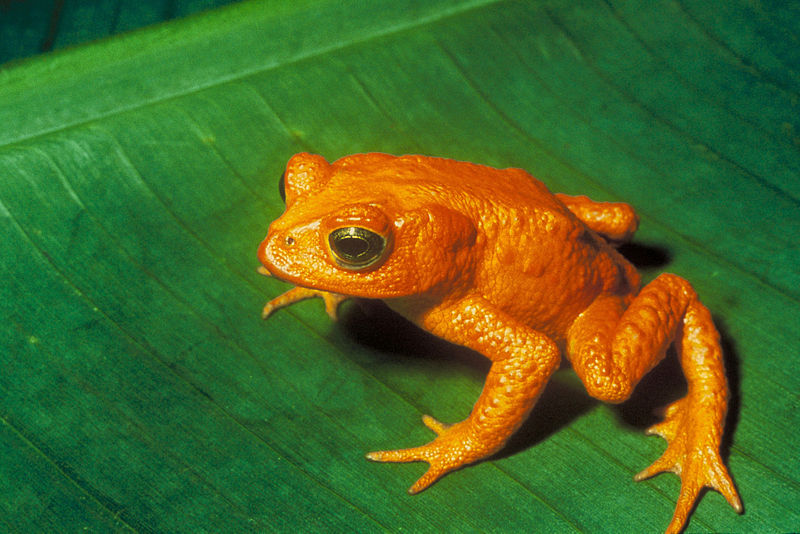
#> input picture data/testimage/frog.jpg, 800 x 534 px
$ python augmenter.py
#> lines starting #> are read from the running program, lines starting #| are printed output that depends on the picture
import numpy as np
import random
from skimage.util import random_noise
from scipy.ndimage import imread
from scipy.ndimage.filters import gaussian_filter
from skimage import exposure, transform
import matplotlib.pyplot as plt
from scipy.ndimage.interpolation import rotate as rot
import time
from scipy.ndimage.interpolation import map_coordinates
import keras
import cv2
import keras.backend as K
from keras.preprocessing.image import ImageDataGenerator
import PIL
from PIL import Image

class fliplr(object):

    def __init__(self):
        self.flip = False

    def augment(self, image, label=None):
        if label is not None:
            if self.flip:
                return np.fliplr(image), np.fliplr(label)
        if self.flip:
            return np.fliplr(image), None
        return image, None


    def randomize(self):
        self.flip = random.randint(0,1) == 1

class gauss_noise(object):

    def __init__(self):
        pass

    def augment(self, image, label=None):
        return random_noise(image), label

    def randomize(self):
        pass

class rotator(object):

    # [10 lines left out: functions __init__, augment, not called in this run]

    def randomize(self):
        self.angle = np.random.uniform(-self.max_angle, self.max_angle)
        self.angle *= np.random.choice(self.directions)

class blur(object):

    def __init__(self, interval):
        self.interval = interval
        self.sigma = None

    def augment(self, image, label=None):
        return gaussian_filter(image, (0.0, self.sigma , self.sigma)), label

    def randomize(self):
        self.sigma = np.random.uniform(-self.interval, self.interval)

class gamma_correct(object):

    def __init__(self):
        self.gamma = None

    def augment(self, image, label=None):
        return exposure.adjust_gamma(image, self.gamma), label

    def randomize(self):
        self.gamma = np.random.uniform(.8, 1.2)


class elastic_transform(object):

    def __init__(self, alpha, sigma):
        self.alpha = alpha
        self.sigma = sigma

    # [15 lines left out: function augment, not called in this run]

    def randomize(self):
        pass


class random_zooms(object):

    def __init__(self):
        self.zoom = np.random.uniform(1, 1.3)

    def augment(self, image, label=None):
        zoom_aug = transform.AffineTransform(scale = (1.0/self.zoom,
                                                      1.0/self.zoom))
        if label is None:
            return transform.warp(image, zoom_aug), label
        return transform.warp(image, zoom_aug), transform.warp(image, label)

    def randomize(self):
        self.zoom = np.random.uniform(1, 1.3)


class chain_augmenters(object):

    def __init__(self, flip=True, noise=True, smooth=True,
                 blur_interval=0.3, rotate=True,
                 max_angle=5, gamma=True, zoom=True, transform=True):
        self.augmenters = []
        if flip:
            self.augmenters.append(fliplr())
        if smooth:
            self.augmenters.append(blur(blur_interval))
        if noise:
            self.augmenters.append(gauss_noise())
        if rotate: # Takes about .4 seconds ..
            self.augmenters.append(rotator(max_angle))
        if gamma:
            self.augmenters.append(gamma_correct())
        if zoom:
            self.augmenters.append(random_zooms())
        if transform:
            pass

    def augment(self, image, label=None):
        for aug in self.augmenters:
            image, label = aug.augment(image, label)
        return image, label

    def randomize(self):
        for aug in self.augmenters:
            aug.randomize()


class KAugmentor(keras.preprocessing.image.ImageDataGenerator):
    """
    Use Keras' Image Data Generator to augment an image
    """

    # [59 lines left out: functions __init__, random_blur, random_padding, augment, not called in this run]


if __name__ == "__main__":
    '''
    This code is to test if augmentation work
    Will remove it after I wrote all the augmentations
    '''
    aug = chain_augmenters(rotate=False)
    aug.randomize()
    test_image = '../data/testimage/frog.jpg'
    frog = imread(test_image)
#> frog is the input picture: shape (534, 800, 3); mean R, G, B 70.9, 104.8, 38.5
    start = time.time()
    frog = aug.augment(frog)
#> the loop in augment, `for aug in self.augmenters:` made 5 passes
#> pass 1, in augment, `image, label = aug.augment(image, label)`:
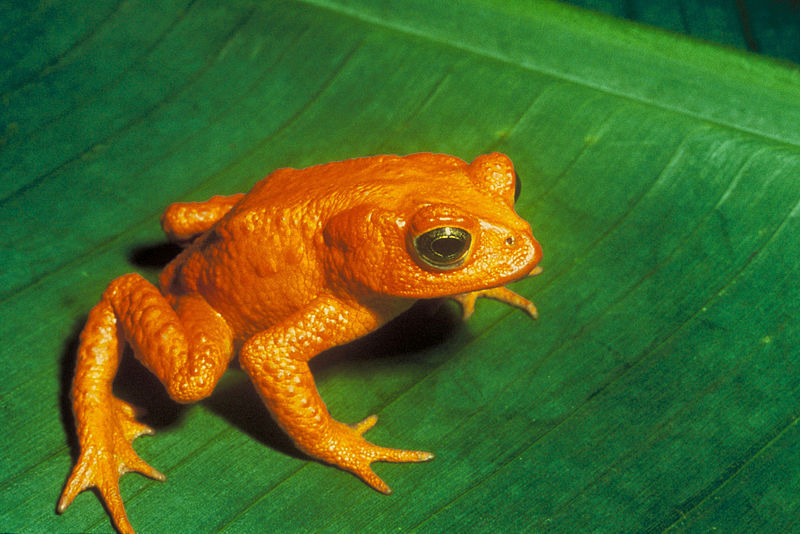
#> image: shape (534, 800, 3); mean of channels 0, 1, 2 70.9, 104.8, 38.5; drawn as R, G, B
#> pass 3, in augment, `image, label = aug.augment(image, label)`:
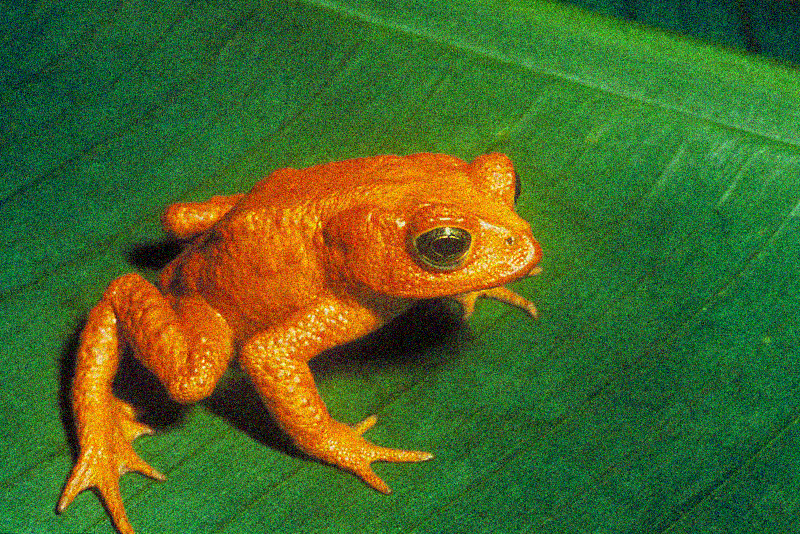
#> image: shape (534, 800, 3) float64; mean of channels 0, 1, 2 0.279, 0.406, 0.157; drawn as R, G, B
#> after the loop in augment, `for aug in self.augmenters:`:
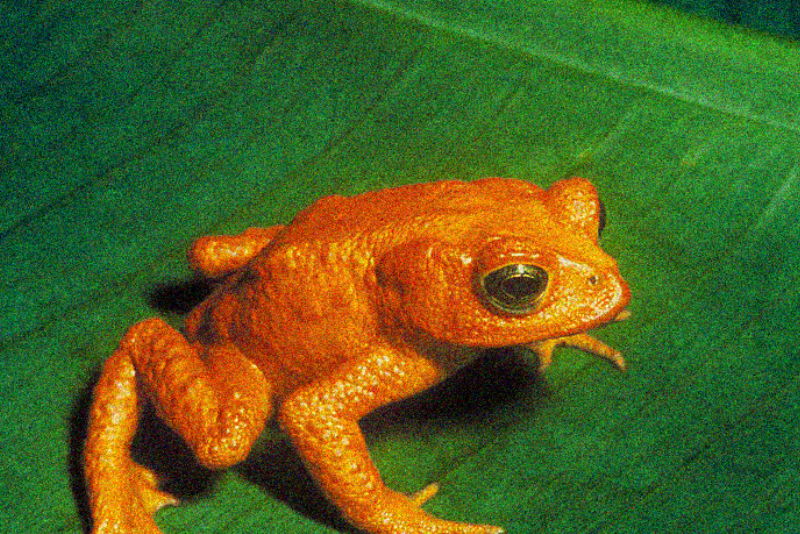
#> image: shape (534, 800, 3) float64; mean of channels 0, 1, 2 0.31, 0.384, 0.136; drawn as R, G, B
    end = time.time()
    print(end - start)
    plt.imshow(frog[0])
